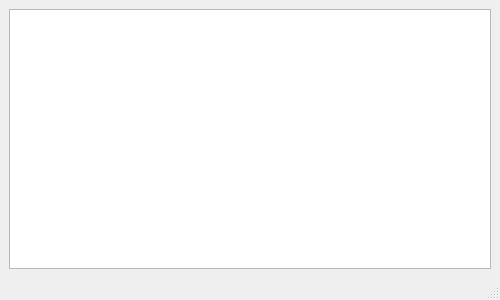
<?xml version="1.0" encoding="UTF-8"?>
<ui version="4.0">
 <class>GUI_Log</class>
 <widget class="QMainWindow" name="GUI_Log">
  <property name="geometry">
   <rect>
    <x>0</x>
    <y>0</y>
    <width>500</width>
    <height>300</height>
   </rect>
  </property>
  <property name="windowTitle">
   <string>MainWindow</string>
  </property>
  <widget class="QWidget" name="centralwidget">
   <layout class="QGridLayout" name="gridLayout">
    <item row="0" column="0">
     <layout class="QVBoxLayout" name="verticalLayout">
      <item>
       <widget class="QTextEdit" name="t_log"/>
      </item>
     </layout>
    </item>
   </layout>
  </widget>
  <widget class="QMenuBar" name="menubar">
   <property name="geometry">
    <rect>
     <x>0</x>
     <y>0</y>
     <width>500</width>
     <height>18</height>
    </rect>
   </property>
  </widget>
  <widget class="QStatusBar" name="statusbar"/>
 </widget>
 <resources/>
 <connections/>
</ui>
